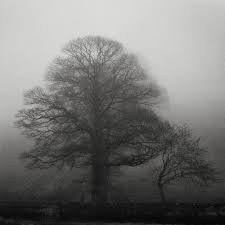
#> input picture image_processing/images/low_contrast.jpg, 225 x 225 px
$ python analyze_edge_detectors.py   (older library calls are emulated)
#> lines starting #> are read from the running program, lines starting #| are printed output that depends on the picture; after the words box and inside, x2 and y2 are one past the last pixel; in counts of white or black regions, pixels touching at a corner belong together
### image_processing/calculate_gradient.py
import cv2
import numpy as np

def calculate_gradient(img):

    # Sobel kernels
    Sx = np.array([[-1, 0, 1],
                   [-2, 0, 2],
                   [-1, 0, 1]], dtype=np.float32)
    Sy = np.array([[-1, -2, -1],
                   [ 0,  0,  0],
                   [ 1,  2,  1]], dtype=np.float32)

    # Compute gradients
    gx = cv2.filter2D(img, cv2.CV_32F, Sx)
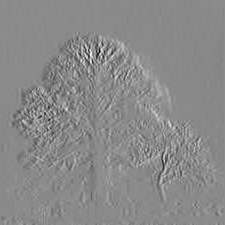
#> gx: shape (225, 225) float32; min -301, max 254, mean -0.8; drawn with min black and max white
    gy = cv2.filter2D(img, cv2.CV_32F, Sy)
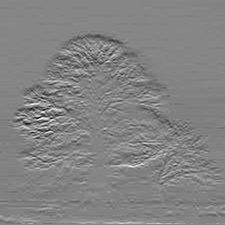
#> gy: shape (225, 225) float32; min -334, max 301, mean -6.5; drawn with min black and max white

    # Gradient magnitude and direction
    grad_magnitude = np.sqrt(gx**2 + gy**2)
    grad_angle = np.arctan2(gy, gx) * (180 / np.pi)  # Convert radians → degrees
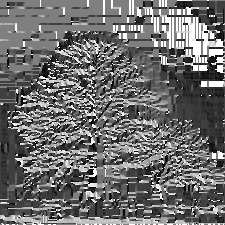
#> grad_angle: shape (225, 225) float32; min -179.5, max 180, mean -24.1; drawn with min black and max white

    # Normalize and convert to 8-bit image
    grad_magnitude = np.clip(grad_magnitude, 0, 255).astype(np.uint8)
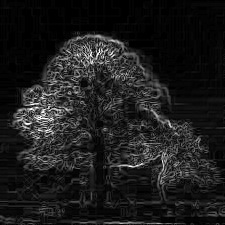
#> grad_magnitude: shape (225, 225); min 0, max 255, mean 28.8

    return grad_magnitude, grad_angle

### image_processing/directional_edge_detector.py
import cv2
import numpy as np
from calculate_gradient import calculate_gradient

def directional_edge_detector(img, direction_range=(40, 50)):

    _, grad_angle = calculate_gradient(img)

    min_dir, max_dir = direction_range
    edge_directional_map = np.zeros_like(grad_angle, dtype=np.uint8)
    mask = (grad_angle >= min_dir) & (grad_angle <= max_dir)
    edge_directional_map[mask] = 255
    return edge_directional_map

### image_processing/sobel_edge_detector.py
import cv2
import numpy as np
from calculate_gradient import calculate_gradient

def sobel_edge_detector(img, threshold=100):

    grad_magnitude, _ = calculate_gradient(img)
    edge_map = np.zeros_like(grad_magnitude)
    edge_map[grad_magnitude > threshold] = 255
    return edge_map

### image_processing/analyze_edge_detectors.py
import cv2
import numpy as np
import matplotlib.pyplot as plt
from sobel_edge_detector import sobel_edge_detector
from directional_edge_detector import directional_edge_detector
from calculate_gradient import calculate_gradient

# Load grayscale test image
img = cv2.imread("images/low_contrast.jpg", cv2.IMREAD_GRAYSCALE)
if img is None:
    raise FileNotFoundError("Image not found in images/ folder")

# Apply Sobel edge detector (you can tune threshold = 80–120)
edge_sobel = sobel_edge_detector(img, threshold=100)
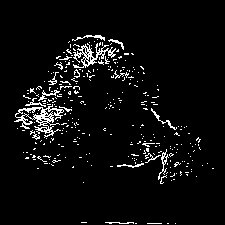
#> edge_sobel: shape (225, 225); 5.1% white in thin lines or dots, all inside (x1, y1, x2, y2) = (14, 35, 214, 224)

# Only keep edges where gradient direction ≈ 45°
edge_dir_45 = directional_edge_detector(img, direction_range=(40, 50))
#> in directional_edge_detector, `mask = (grad_angle >= min_dir) & (grad_angle <= max_dir)`:
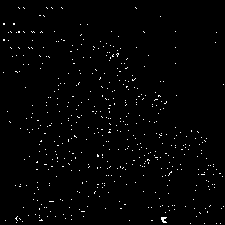
#> mask: shape (225, 225) bool; 1.4% white in thin lines or dots
#> edge_dir_45: shape (225, 225); 1.4% white in thin lines or dots

# Automatically detects edges based on gradient and hysteresis thresholds
edge_canny = cv2.Canny(img, 100, 200)
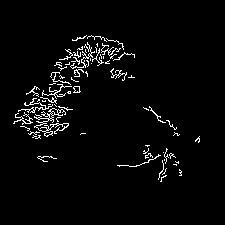
#> edge_canny: shape (225, 225); 3.4% white in thin lines or dots, all inside (x1, y1, x2, y2) = (13, 35, 200, 182)

# Display results
plt.figure(figsize=(12, 6))

plt.subplot(1, 3, 1)
plt.imshow(edge_sobel, cmap="gray")
plt.title("Sobel Edge Map (Magnitude Only)")
plt.axis("off")

plt.subplot(1, 3, 2)
plt.imshow(edge_dir_45, cmap="gray")
plt.title("Directional Edge Map (~45°)")
plt.axis("off")

plt.subplot(1, 3, 3)
plt.imshow(edge_canny, cmap="gray")
plt.title("Canny Edge Map (OpenCV)")
plt.axis("off")

plt.tight_layout()
plt.show()
